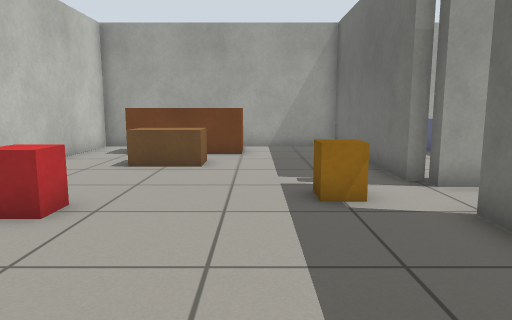
[1] (above)

17 first-person views from a walk through a world built for the Gazebo simulator. The camera is 0.79 m above the floor, tilts 8° down and sees 70° across. The floor is counted in squares, 0.5 m on a side. Each view is taken from the middle of a square. On the plan, view 1 faces up. The plan holds only what a view shows up to about 16 squares ahead; the rest is blank.

[2]
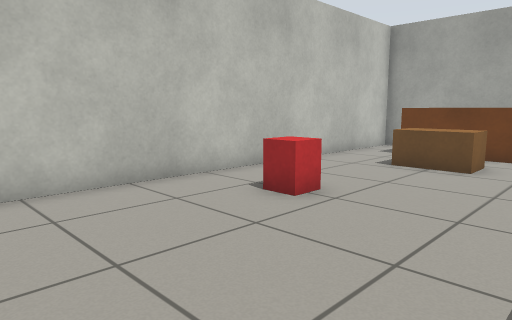

[3]
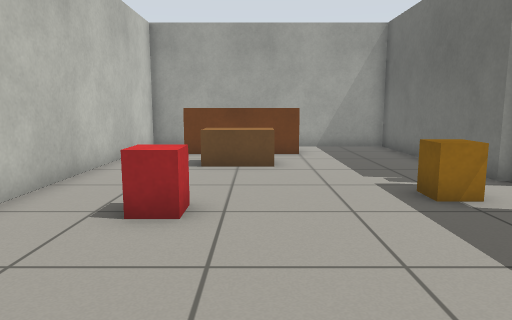

[4]
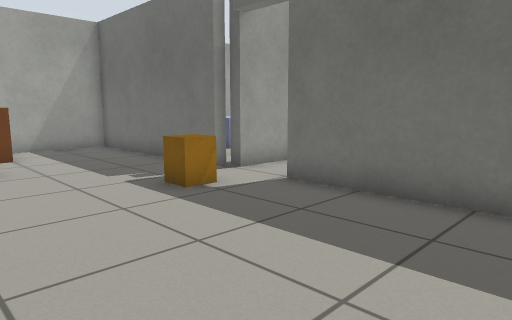

[5]
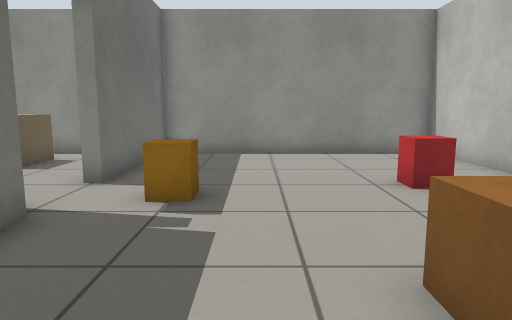

[6]
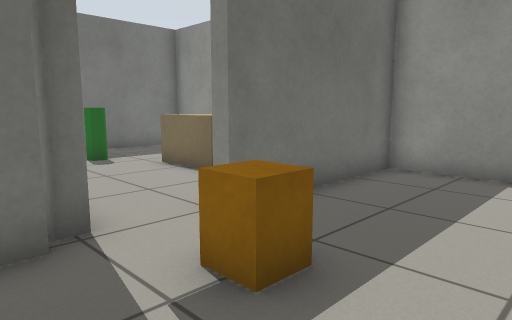

[7]
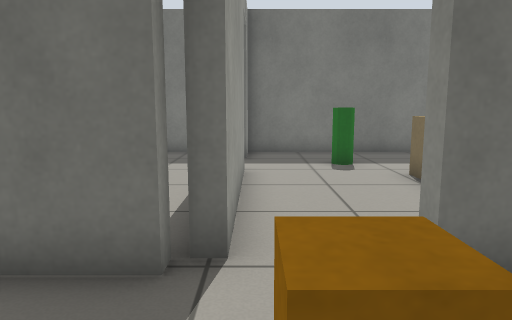

[8]
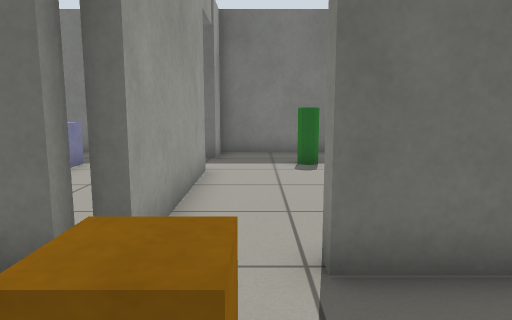

[9]
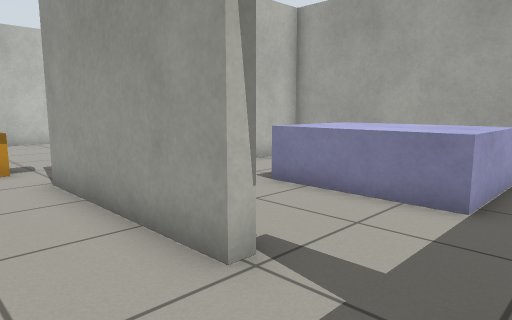

[10]
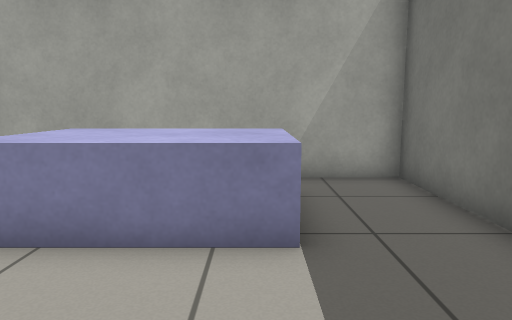

[11]
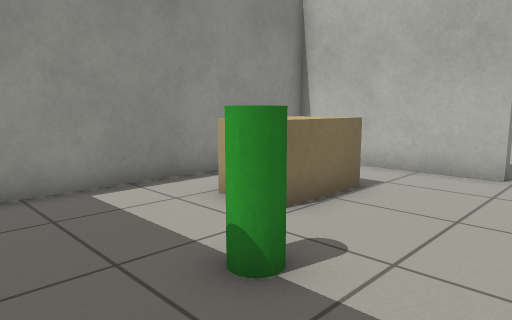

[12]
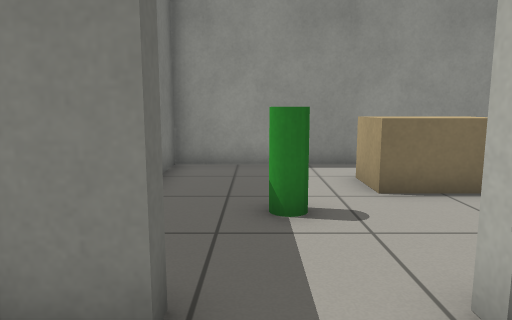

[13]
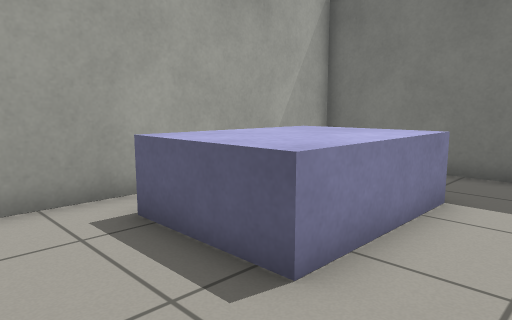

[14]
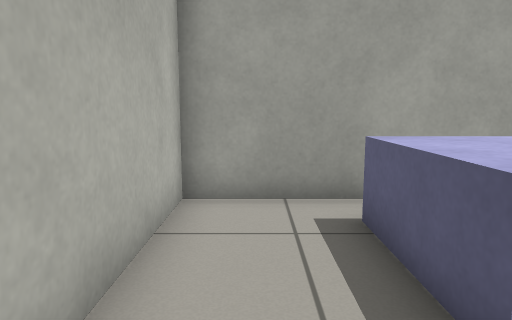

[15]
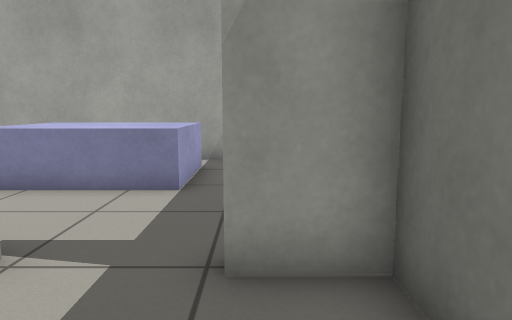

[16]
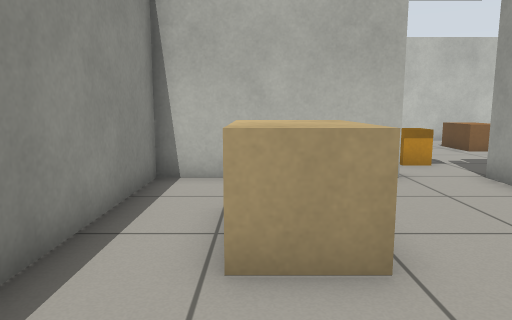

[17]
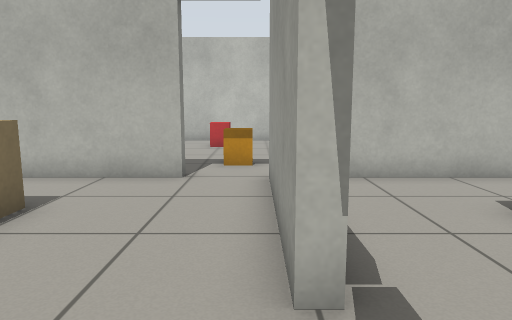

### Floor plan
Points are (right, up) in squares from view 1. A wall is a line through its corners. A room is listed if a view was taken in it or the views show most of it. See-through windows are left out.
Room 1 (views 1, 2, 3, 4, 5, 6, 7, 8)
walls: (3.7, 7.3) (3.7, 7.9) (3.3, 7.9) (3.3, 15.3) (-6.3, 15.3) (-6.3, -0.3) (3.3, -0.3) (3.3, 4.6)
ways out: opening at (3, 6) to room 2
objects: red box (-4, 5) to (-3, 6); brown box (-4, 13) to (-1, 14); brown box (-3, 10) to (-2, 11); orange box (1, 6) to (2, 7); door leaf (3, 5)
Room 2 (views 9, 10, 11, 15, 16, 17)
walls: (8.6, 7.3) (3.7, 7.3); (3.7, 4.6) (3.7, -0.3) (13.3, -0.3) (13.3, 7.3) (11.7, 7.3)
ways out: opening at (3, 6) to room 1; opening at (10, 8) to room 3
objects: beige box (7, 2) to (8, 3); green cylinder (10, 4) to (11, 5)
Room 3 (views 12, 13, 14)
walls: (13.3, 9.5) (13.3, 15.3) (3.7, 15.3) (3.7, 9.1); (11.7, 7.3) (11.7, 7.7) (12.8, 7.7); (3.7, 7.7) (4.1, 7.7)
ways out: opening at (10, 8) to room 2
objects: blue box (7, 11) to (10, 14); door leaf (9, 8)

Positions as (right, up) in squares from view 1, and headings:
1: (0, 0), facing up
2: (1, 0), facing up-left
3: (-2, 0), facing up
4: (-3, 0), facing up-right
5: (0, 13), facing down
6: (-1, 9), facing down-right
7: (0, 7), facing right
8: (0, 6), facing right
9: (12, 5), facing up-left
10: (10, 7), facing up
11: (13, 7), facing down-left
12: (11, 10), facing down
13: (4, 9), facing up-right
14: (5, 9), facing up
15: (12, 4), facing up
16: (12, 2), facing left
17: (12, 7), facing left
